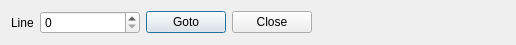
<?xml version="1.0" encoding="UTF-8"?>
<ui version="4.0">
 <class>GotoLineWidget</class>
 <widget class="QWidget" name="GotoLineWidget">
  <property name="geometry">
   <rect>
    <x>0</x>
    <y>0</y>
    <width>516</width>
    <height>33</height>
   </rect>
  </property>
  <property name="sizePolicy">
   <sizepolicy hsizetype="Preferred" vsizetype="Minimum">
    <horstretch>0</horstretch>
    <verstretch>0</verstretch>
   </sizepolicy>
  </property>
  <property name="windowTitle">
   <string>Form</string>
  </property>
  <layout class="QGridLayout" name="gridLayout">
   <item row="0" column="0">
    <widget class="QLabel" name="label">
     <property name="sizePolicy">
      <sizepolicy hsizetype="Minimum" vsizetype="Minimum">
       <horstretch>0</horstretch>
       <verstretch>0</verstretch>
      </sizepolicy>
     </property>
     <property name="text">
      <string>Line</string>
     </property>
     <property name="buddy">
      <cstring>spinLine</cstring>
     </property>
    </widget>
   </item>
   <item row="0" column="1">
    <widget class="QSpinBox" name="spinLine">
     <property name="sizePolicy">
      <sizepolicy hsizetype="Expanding" vsizetype="Fixed">
       <horstretch>0</horstretch>
       <verstretch>0</verstretch>
      </sizepolicy>
     </property>
     <property name="maximumSize">
      <size>
       <width>100</width>
       <height>16777215</height>
      </size>
     </property>
    </widget>
   </item>
   <item row="0" column="2">
    <widget class="QPushButton" name="gotoButton">
     <property name="text">
      <string>Goto</string>
     </property>
     <property name="default">
      <bool>true</bool>
     </property>
    </widget>
   </item>
   <item row="0" column="3">
    <widget class="QPushButton" name="closeButton">
     <property name="text">
      <string>Close</string>
     </property>
     <property name="icon">
      <iconset resource="texmaker.qrc">
       <normaloff>:/images/fileclose.png</normaloff>:/images/fileclose.png</iconset>
     </property>
    </widget>
   </item>
   <item row="0" column="4">
    <spacer name="horizontalSpacer">
     <property name="orientation">
      <enum>Qt::Horizontal</enum>
     </property>
     <property name="sizeHint" stdset="0">
      <size>
       <width>172</width>
       <height>20</height>
      </size>
     </property>
    </spacer>
   </item>
  </layout>
 </widget>
 <resources>
  <include location="texmaker.qrc"/>
 </resources>
 <connections/>
</ui>
